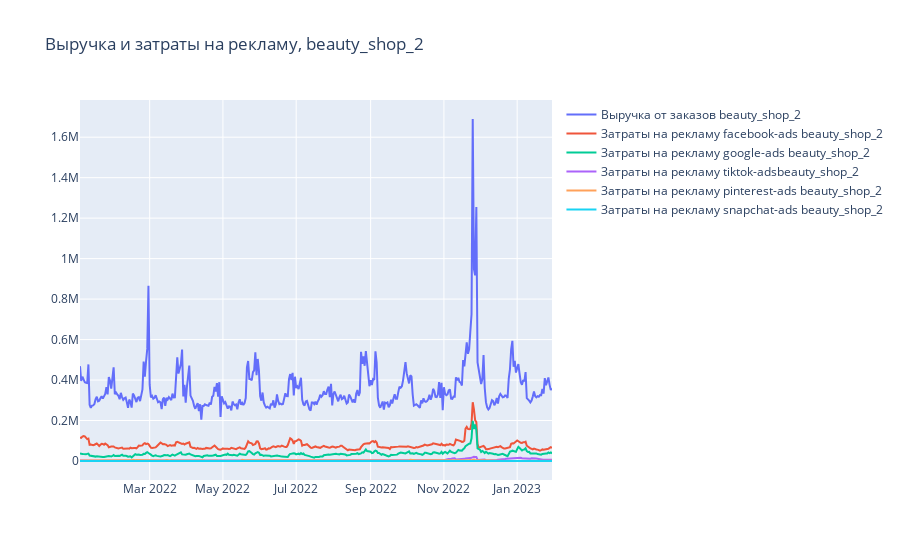

This figure's notebook cell:
### Code cell
import plotly.graph_objects as go

selected_shop = 'beauty_shop_2'
data_revenue = data_mmm[data_mmm['provider_account'] == selected_shop]
fig_revenue = go.Figure()

fig_revenue.add_trace(go.Scatter(mode='lines',x=data_revenue['event_date'], 
                                              y=data_revenue['total_price_usd'], 
                                              name=f'Выручка от заказов '))
fig_revenue.add_trace(go.Scatter(mode='lines',x=data_revenue['event_date'], 
                                              y=data_revenue['facebook-ads'], 
                                              name=f'Затраты на рекламу facebook-ads'))
fig_revenue.add_trace(go.Scatter(mode='lines',x=data_revenue['event_date'], 
                                              y=data_revenue['google-ads'], 
                                              name=f'Затраты на рекламу google-ads'))
fig_revenue.add_trace(go.Scatter(mode='lines',x=data_revenue['event_date'], 
                                              y=data_revenue['tiktok-ads'], 
                                              name=f'Затраты на рекламу tiktok-ads'))
fig_revenue.add_trace(go.Scatter(mode='lines',x=data_revenue['event_date'], 
                                              y=data_revenue['pinterest-ads'], 
                                              name=f'Затраты на рекламу pinterest-ads'))
fig_revenue.add_trace(go.Scatter(mode='lines',x=data_revenue['event_date'], 
                                              y=data_revenue['snapchat-ads'], 
                                              name=f'Затраты на рекламу snapchat-ads'))
fig_revenue.update_layout(title=f'Выручка и затраты на рекламу, {selected_shop}')

fig_revenue.show()
# fig_mean_path = px.bar(x=mean_time.keys(), y=mean_time.values(), title='Среднее время между покупкой и первым контактом с каналом',
#                                  labels={'x': 'Канал', 'y': 'Время (дни)'})

### Figure 1 — Plotly figure (JSON) as saved in the notebook; plotly's stock layout.template omitted (floating-point values rounded to 4 significant figures; data arrays with more than 128 entries replaced by an {"elided": "..."} marker saying what was removed)
{"data": [{"mode": "lines", "name": "Выручка от заказов beauty_shop_2", "type": "scatter", "x": {"elided": "394 str values"}, "y": {"elided": "394 float values"}}, {"mode": "lines", "name": "Затраты на рекламу facebook-ads beauty_shop_2", "type": "scatter", "x": {"elided": "394 str values"}, "y": {"elided": "394 float values"}}, {"mode": "lines", "name": "Затраты на рекламу google-ads beauty_shop_2", "type": "scatter", "x": {"elided": "394 str values"}, "y": {"elided": "394 float values"}}, {"mode": "lines", "name": "Затраты на рекламу tiktok-adsbeauty_shop_2", "type": "scatter", "x": {"elided": "394 str values"}, "y": {"elided": "394 float values"}}, {"mode": "lines", "name": "Затраты на рекламу pinterest-ads beauty_shop_2", "type": "scatter", "x": {"elided": "394 str values"}, "y": {"elided": "394 float values"}}, {"mode": "lines", "name": "Затраты на рекламу snapchat-ads beauty_shop_2", "type": "scatter", "x": {"elided": "394 str values"}, "y": {"elided": "394 float values"}}], "layout": {"title": {"text": "Выручка и затраты на рекламу, beauty_shop_2"}}}
